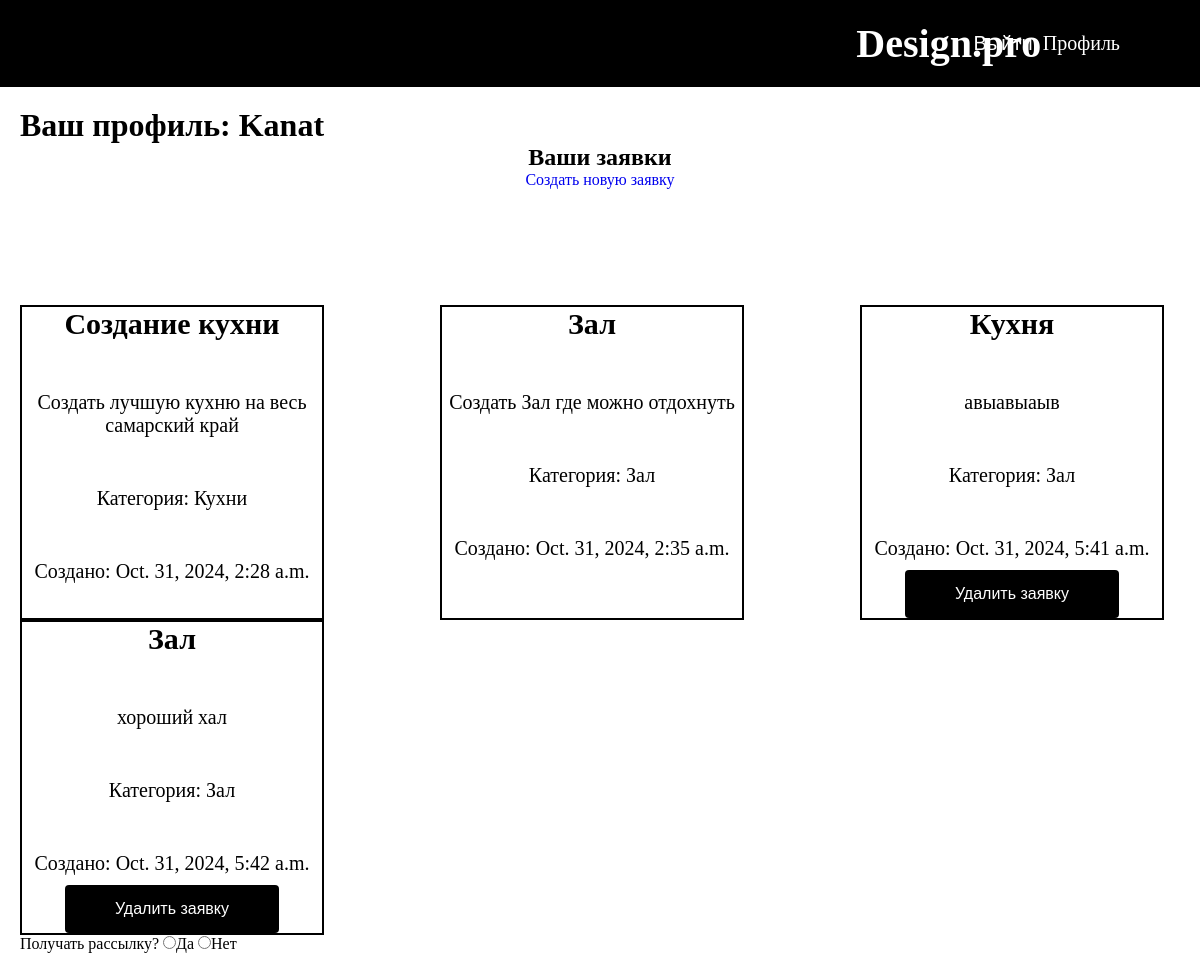
The app's page /user/profile/ (signed in), older data.
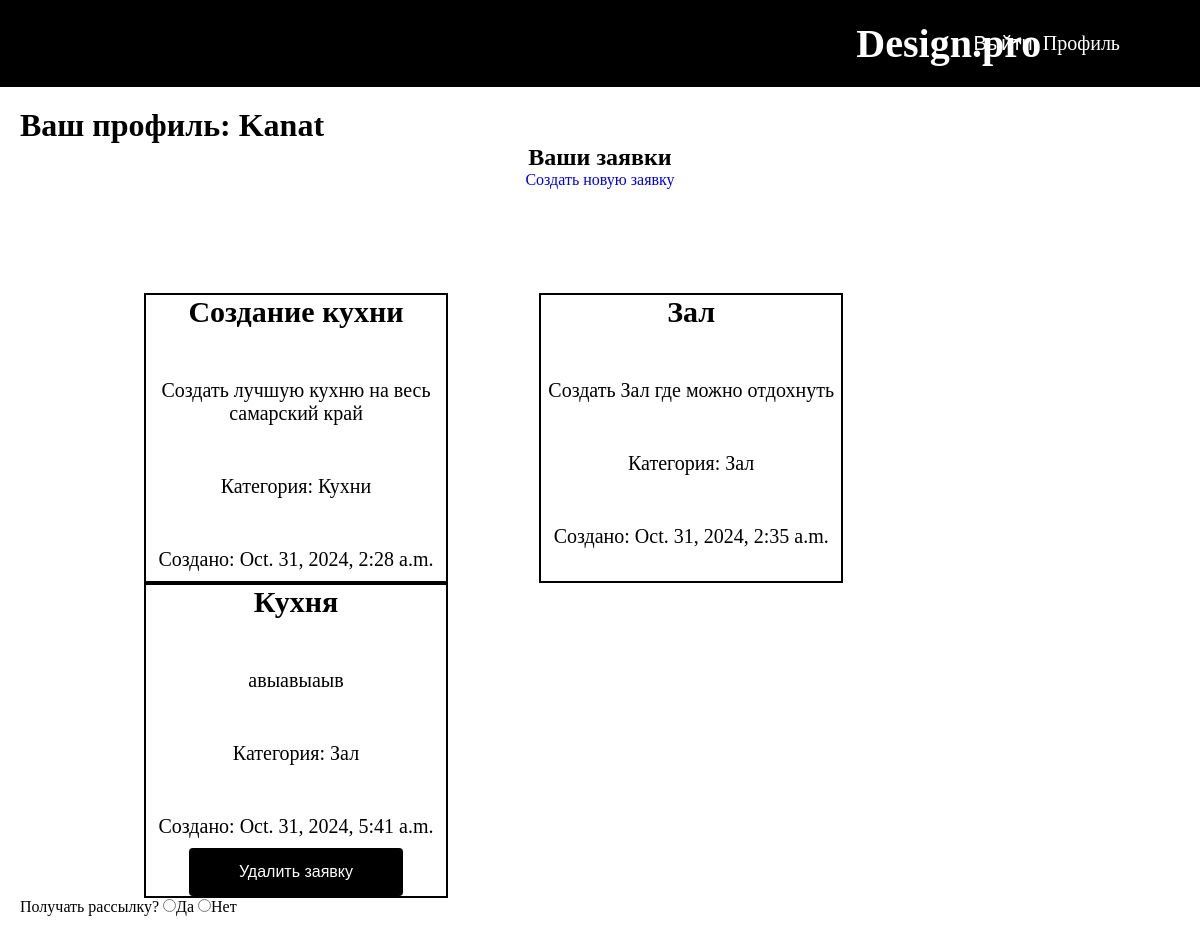
The same page, newer data.
### user/models.py (models this page shows, shortened)
class Request(models.Model):
    STATUS_CHOICES = [
        ('new', 'Новая'),
        ('accepted_in_work', 'Принято в работу'),
        ('completed', 'Выполнено'),
    ]
    title = models.CharField(max_length=255)
    description = models.TextField()
    category = models.ForeignKey(Category, on_delete=models.CASCADE)
    photo = models.ImageField(upload_to='requests_photos/', blank=True, null=True)
    created_at = models.DateTimeField(auto_now_add=True)
    status = models.CharField(max_length=20, choices=STATUS_CHOICES, default='new')
    user = models.ForeignKey(User, on_delete=models.CASCADE)
    comment = models.TextField(blank=True, null=True)

class Category(models.Model):
    name = models.CharField(max_length=100)

### user/views.py (the view)
# urls.py: path('profile/', profile, name='profile'),
def profile(request):
    status = request.GET.get('status')
    if status:
        user_requests = Request.objects.filter(user=request.user, status=status)
    else:
        user_requests = Request.objects.filter(user=request.user)
    return render(request, 'user/profile.html', {
        'user_requests': user_requests,
        'selected_status': status
    })

### user/templates/user/profile.html (shortened to what this page needs)
{% extends 'base.html' %}
{% block content %}
<main>
    <h1>Ваш профиль: {{user.username}}</h1>
    <div class="profile-form">
        <h2>Ваши заявки</h2>
    <a href="{% url 'create_request' %}">Создать новую заявку</a>
    <div class="request">
        {% if user_requests %}
        <ul class="request">
            {% for request in user_requests %}
                <li>
                    <h3>{{ request.title }}</h3>
                    <p>{{ request.description }}</p>
                    <p>Категория: {{ request.category.name }}</p>
                    <p>Создано: {{ request.created_at }}</p>
                    {% if request.status == 'new' %}
                        <form method="post" action="{% url 'delete_request' request.id %}" onsubmit="return confirm('Вы уверены, что хотите удалить эту заявку?');">
                            <button type="submit" class="btn">Удалить заявку</button>
                        </form>
                    {% endif %}
                </li>
            {% endfor %}
        </ul>
    {% else %}
        <p>У вас пока нет заявок.</p>
    {% endif %}
    </div>
    </div>
    <div>Получать рассылку?
        <input type="radio" name="RassilkaButton" value="Да" id="yes">Да
        <input type="radio" name="RassilkaButton" value="Нет" id="no">Нет
    </div>
{% endblock %}

Row changes from the older to the newer data that the page shows:
removed Request: title "Зал", description "хороший хал", category.name "Зал", created_at "Oct. 31, 2024, 5:42 a.m.", status "Удалить заявку"
